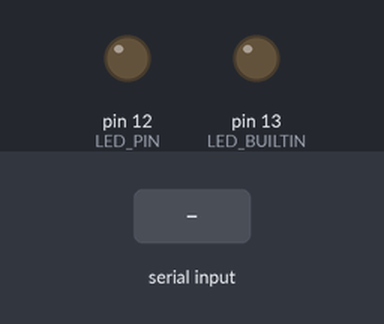
A sketch run on a simulated Arduino Uno, built with avr-gcc and run on an emulated ATmega328P. Shown: output pins drawn as LEDs (lit = HIGH). Inputs (shaded band) come from the test bench. What the sketch prints to the serial monitor is not drawn.

Above: at 1.2 s.
1.3 s: "g" received over Serial
At 2.7 s:
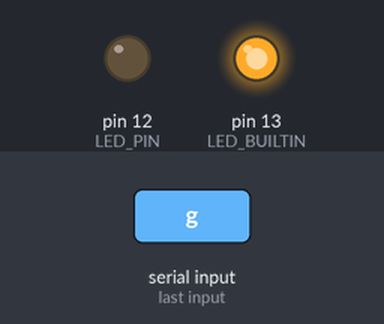
At 4.1 s:
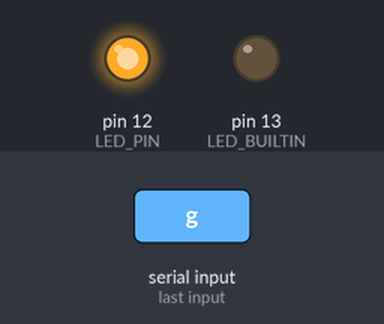
4.3 s: "s" received over Serial
At 5.0 s:
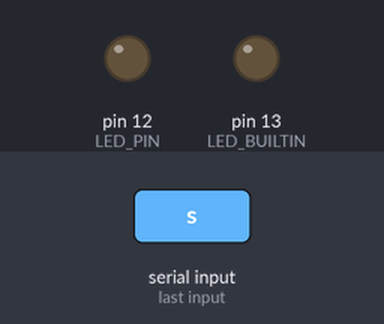
Timing chart, 0 to 7.3 s (numbered marks = the images above; inputs shaded):
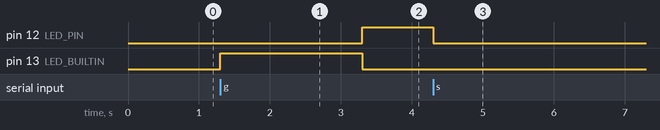

The sketch:

Blink2.ino
```cpp
#define LED_PIN 12 //external LED

void setup() {
  // initialize digital pin LED_BUILTIN as an output.
  pinMode(LED_BUILTIN, OUTPUT);
  pinMode(LED_PIN, OUTPUT);
  Serial.begin(9600);
  Serial.print("Press g to blink LED's and s to turn them off");
  digitalWrite(LED_PIN, LOW);
  digitalWrite(LED_BUILTIN, LOW);
}

void loop() {
  while (Serial.available() == 0) { //wait for input
    digitalWrite(LED_PIN, LOW);
    digitalWrite(LED_BUILTIN, LOW);
  }
  if (Serial.read()== 'g') {//read input from user
    while (Serial.read() != 's') {//while input is not s
            digitalWrite(LED_BUILTIN, HIGH);// turn the LED on
            digitalWrite(LED_PIN, LOW);    // turn the LED off
            delay(2000); //hold 2 sec
            digitalWrite(LED_BUILTIN, LOW);
            digitalWrite(LED_PIN, HIGH);
            delay(1000); //hold 1 sec
            if (Serial.read() == 's') break; //turn off LED when user presses s
   }
  }
}
```

Measured:
- after the input at 1.3 s, pin 12 (LED_PIN): LOW → HIGH after 2.0 s; pin 13 (LED_BUILTIN): LOW → HIGH at once, → LOW 2.0 s later
- after the input at 4.3 s, pin 12 (LED_PIN): goes on until 4.3 s, then stays LOW; pin 13 (LED_BUILTIN): stops changing and stays LOW
